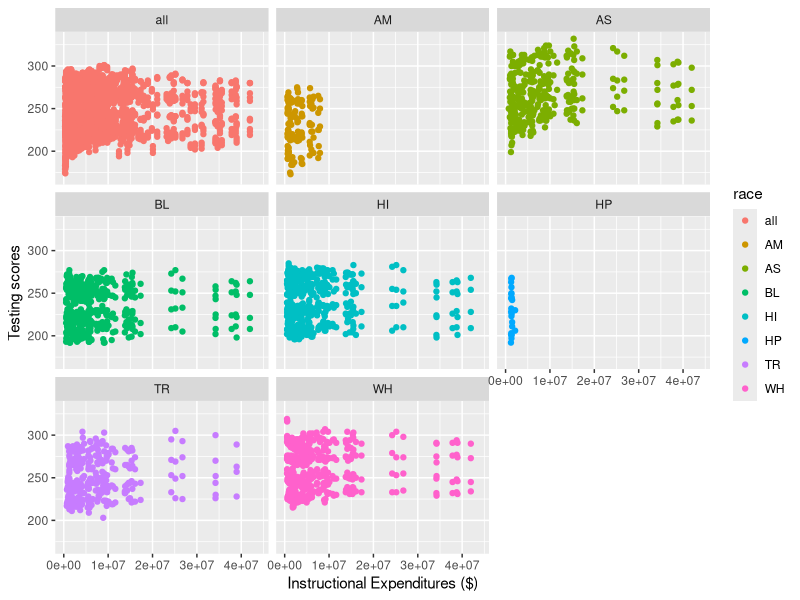
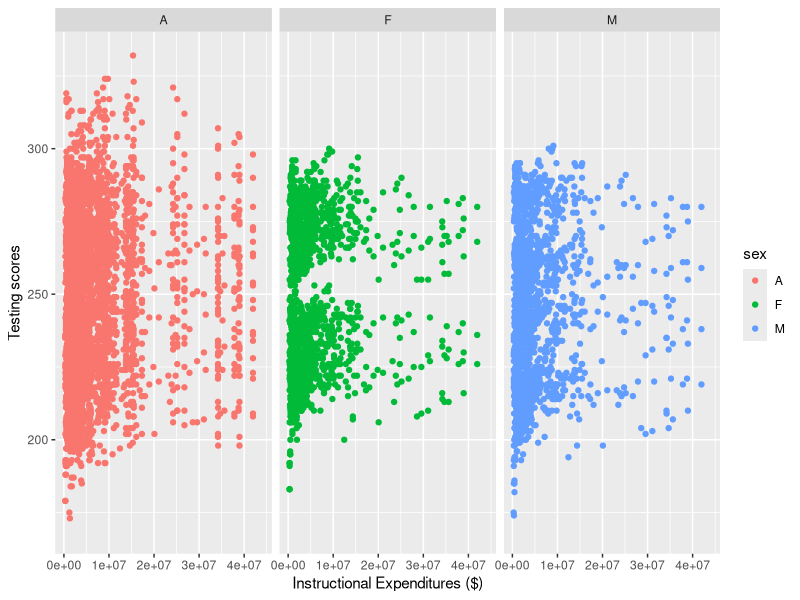
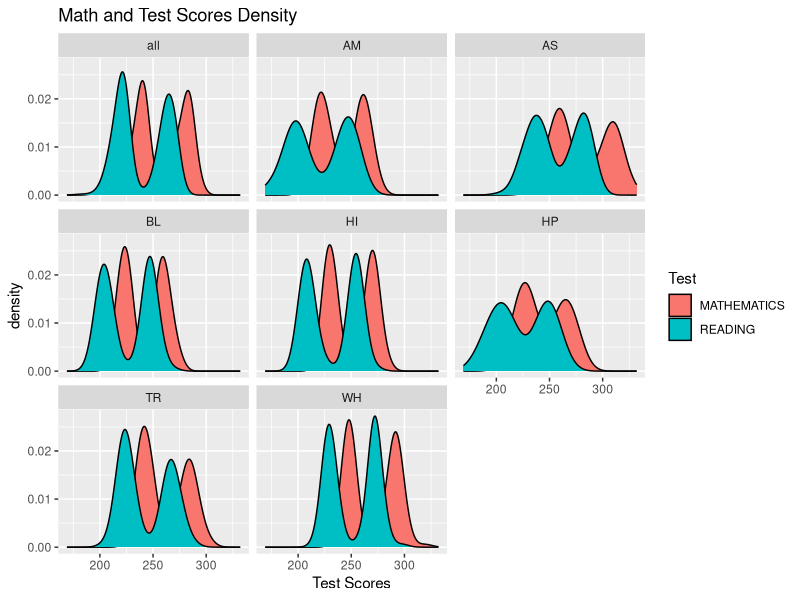
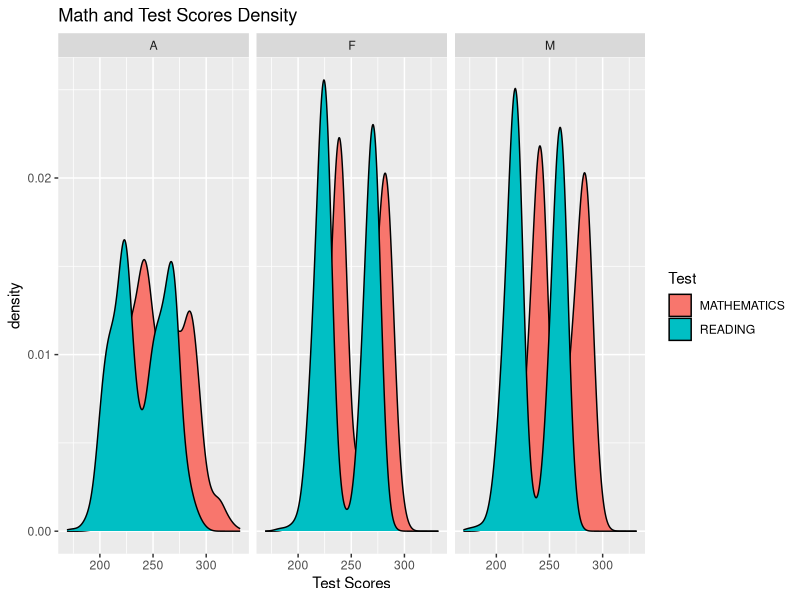
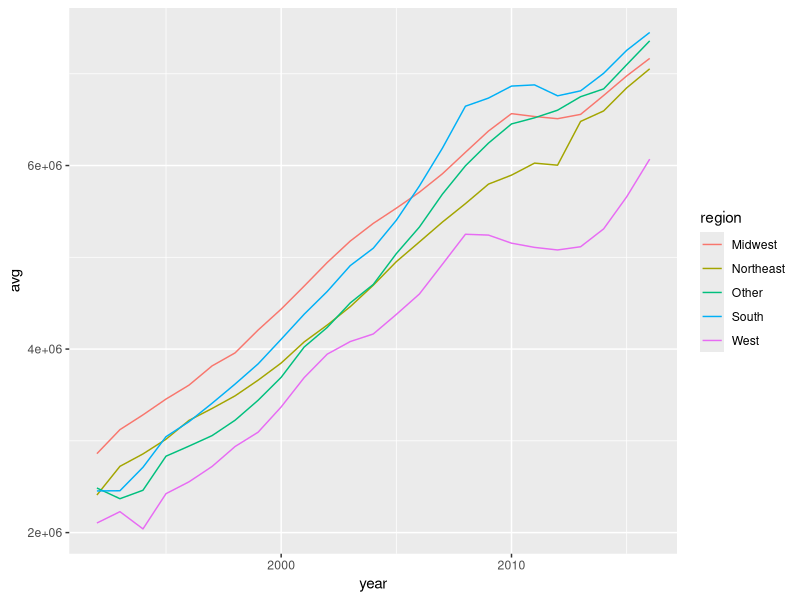

R code for these plots, in order:
## ---- chunk 1
knitr::opts_chunk$set(echo = TRUE)
library(tidyverse)
library(readxl)
## ---- chunk 2
schools <- read_xlsx("US_schools_data.xlsx")
## ---- chunk 3
clean_schools <-schools %>%
  select(PRIMARY_KEY,
         TOTAL_EXPENDITURE, 
         INSTRUCTION_EXPENDITURE, 
         SUPPORT_SERVICES_EXPENDITURE, 
         OTHER_EXPENDITURE, 
         CAPITAL_OUTLAY_EXPENDITURE, 
         ends_with("READING"), 
         ends_with("MATHEMATICS"))
## ---- chunk 4
clean_schools$PRIMARY_KEY <- str_replace(clean_schools$PRIMARY_KEY,"_", " ")

clean_schools <- clean_schools %>%
  separate(PRIMARY_KEY, 
           into = c("year", "state"), 
           sep = " ")
## ---- chunk 5
clean_schools <- clean_schools %>%
  pivot_longer("G04_A_A_READING":"G08_TR_A_MATHEMATICS",
               names_to = c("grade","race", "sex", "test"),
               names_sep = "_",
               values_to = "score")
## ---- chunk 6
clean_schools <- clean_schools %>%
  mutate(sex = as.factor(sex),
         race = fct_recode(as.factor(clean_schools$race), all = "A"),
         test = as.factor(test),
         grade =as.factor(grade),
         year = as.numeric(year)
         )
## ---- chunk 7
MIDWEST <- c("INDIANA","ILLINOIS","MICHIGAN","OHIO","WISCONSIN",
             "IOWA","KANSAS","MINNESOTA","MISSOURI","NEBRASKA",
             "NORTH DAKOTA","SOUTH DAKOTA")

NORTHEAST <- c("CONNECTICUT","MAINE","MASSACHUSETTS","NEW HAMPSHIRE",
             "RHODE ISLAND","VERMONT","NEW JERSEY","NEW YORK",
             "PENNSYLVANIA")

SOUTH <- c("DELAWARE","DISTRICT","FLORIDA","GEORGIA",
            "MARYLAND","NORTH CAROLINA","SOUTH CAROLINA","VIRGINIA",
            "WEST VIRGINIA","ALABAMA","KENTUCKY","MISSISSIPPI",
            "TENNESSEE","ARKANSAS","LOUISIANA","OKLAHOMA","TEXAS")

WEST <- c("ARIZONA","COLORADO","IDAHO","NEW MEXICO","MONTANA",
            "UTAH","NEVADA","WYOMING","ALASKA","CALIFORNIA",
            "HAWAII","OREGON","WASHINGTON")

clean_schools <- clean_schools %>%
  mutate(region = if_else(state %in% MIDWEST, "Midwest", 
                          if_else(state %in% NORTHEAST, "Northeast", 
                                  if_else(state %in% SOUTH, "South", 
                                          if_else(state %in% WEST, "West", "Other")))))

## ---- chunk 8
clean_schools %>%
  ggplot(aes(x = INSTRUCTION_EXPENDITURE, y = score, color = race)) +
  geom_point() +
  labs(x = "Instructional Expenditures ($)", 
       y = "Testing scores")  +
  facet_wrap(~race)

clean_schools %>%
  ggplot(aes(x = INSTRUCTION_EXPENDITURE, y = score, color = sex)) +
  geom_point() +
  labs(x = "Instructional Expenditures ($)", 
       y = "Testing scores")  +
  facet_wrap(~sex)
## ---- chunk 9
clean_schools %>%
  ggplot()+
  geom_density(mapping = aes(x = score, fill = test))+
  facet_wrap(~race) +
  labs(title = "Math and Test Scores Density", x = "Test Scores", fill = "Test")

clean_schools %>%
  ggplot()+
  geom_density(mapping = aes(x = score, fill = test))+
  facet_wrap(~sex) +
  labs(title = "Math and Test Scores Density", x = "Test Scores", fill = "Test")
## ---- chunk 10
clean_schools %>%
  group_by(year, region) %>%
  mutate(avg = mean(INSTRUCTION_EXPENDITURE, na.rm = TRUE)) %>%
  mutate(year = as.numeric(year)) %>%
  filter(!is.na(INSTRUCTION_EXPENDITURE)) %>%
  ggplot()+
  geom_line(mapping = aes(x = year, y = avg, color = region))
## ---- chunk 11
clean_schools %>%
  filter(test == "MATHEMATICS") %>%
  lm(score ~ INSTRUCTION_EXPENDITURE, data = .) ->
  math_model

clean_schools %>%
  filter(test == "READING") %>%
  lm(score ~ INSTRUCTION_EXPENDITURE, data = .) ->
  reading_model
  
## ---- chunk 12
summary(math_model)
summary(reading_model)
